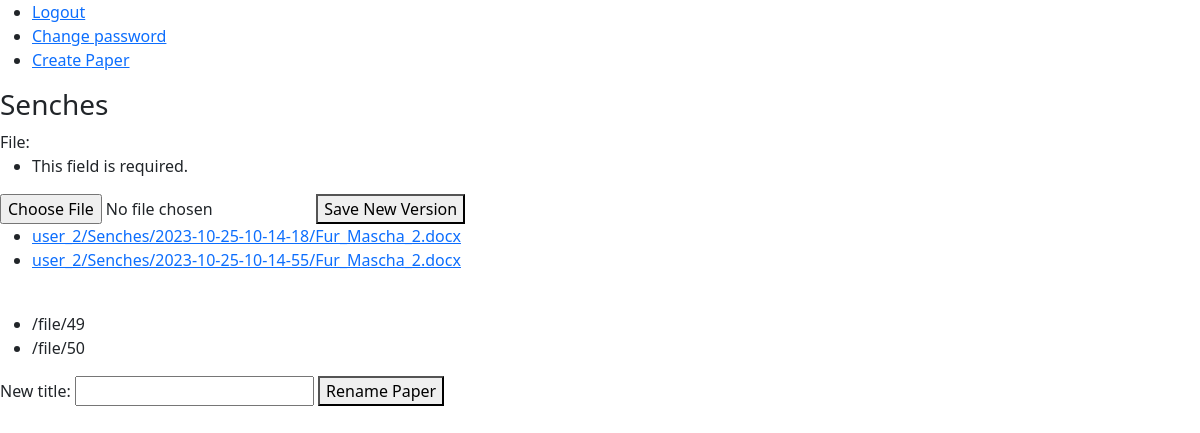
The page /paper_space/37 (signed in) on the database as committed earlier.
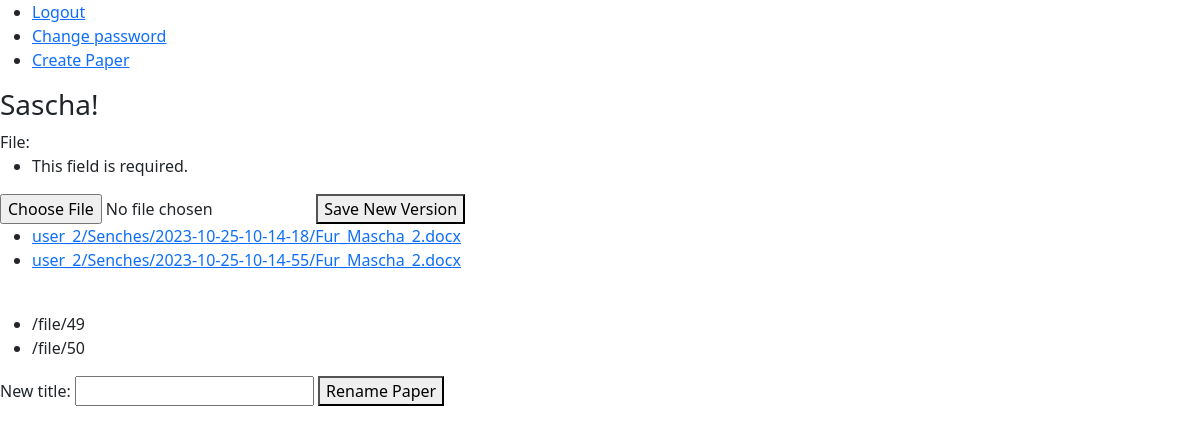
The same page on the database as committed later.
### paper_work/models.py (models this page shows, shortened)
class Paper(models.Model):
    user = models.ForeignKey(User, on_delete=models.CASCADE)
    title = models.CharField(max_length=50, unique=True)

class PaperVersion(models.Model):
    user = models.ForeignKey(User, on_delete=models.CASCADE)
    paper = models.ForeignKey(Paper, on_delete=models.CASCADE)
    file = models.FileField(upload_to=user_directory_path)
    saving_date = models.DateTimeField(auto_now_add=True)

### paper_work/views.py (the view, shortened to what this page needs)
# urls.py: path("paper_space/<int:paper_id>", views.paper_space, name="paper_space"),
@login_required(redirect_field_name=None)
def paper_space(request, paper_id):
    paper = check_paper(paper_id, request.user)
    form = NewPaperVersionForm(request.POST, request.FILES or None)
    paper_versions = PaperVersion.objects.filter(user=request.user, paper=paper).order_by("saving_date")
    links = [reverse("paper_work:display_file", args=(version.pk,)) for version in paper_versions]
    return render(request, "paper_work/paper_space.html", {"form": form, "paper": paper, "paper_versions": paper_versions, "links": links, "rename_form": RenamePaperForm()})

### paper_work/forms.py
class NewPaperVersionForm(forms.Form):
    file = forms.FileField(widget=forms.FileInput(attrs={"accept": ".pdf, .doc, .docx"}))

class RenamePaperForm(forms.Form):
    new_title = forms.CharField(max_length=50)

### paper_work/verification.py (called while the page is built)
def check_paper(paper_id, user):
    try:
        paper = Paper.objects.get(pk=paper_id, user=user)
    except ObjectDoesNotExist:
        raise Http404
    else:
        return paper

### paper_work/templates/paper_work/paper_space.html (shortened to what this page needs)
{% extends "layout.html" %}
{% load static %}
{% block body %}
    <h3>{{ paper.title }}</h3>
    <form enctype="multipart/form-data" action="{% url 'paper_work:paper_space' paper.pk %}" method="post">
        {{ form }}
        <button id="change_password_button" type="submit">Save New Version</button>
    </form>
    <ul>
        {% for version in paper_versions %}
            <li>
                <a href="{% url 'paper_work:display_file' version.pk %}">{{ version.file }}</a>
            </li>
        {% endfor %}
    </ul>
    <br>
    <ul>
        {% for link in links %}
            <li>
                {{ link }}
            </li>
        {% endfor %}
    </ul>
    <form action="{% url 'paper_work:rename_paper' paper.pk %}" method="post">
        {{ rename_form }}
        <button id="change_password_button" type="submit">Rename Paper</button>
    </form>
{% endblock %}

### media/templates/layout.html (shortened to what this page needs)
{% load static %}
<!DOCTYPE html>
<html lang="en">
    <head>
        <link href="https://cdn.jsdelivr.net/npm/bootstrap@5.1.3/dist/css/bootstrap.min.css" rel="stylesheet">
        <link href="https://cdnjs.cloudflare.com/ajax/libs/font-awesome/4.7.0/css/font-awesome.min.css" rel="stylesheet">
        <link href="{% static 'styles.css' %}" rel="stylesheet">
    </head>
    <body>
        <ul>
            {% if user.is_authenticated %}
                <li><a href="{% url 'user_management:logout' %}">Logout</a></li>
                <li><a href="{% url 'user_management:change_password' %}">Change password</a></li>
                <li><a href="{% url 'paper_work:create_paper' %}">Create Paper</a></li>
            {% else %}
                <li><a href="{% url 'user_management:login' %}">Login</a></li>
                <li><a href="{% url 'user_management:register' %}">Register</a></li>
            {% endif %}
        </ul>
        <div>
            {% block body %}{% endblock %}
        </div>
    </body>
</html>

Rows that differ between the two databases and show on the page:
changed Paper: title "Senches" → "Sascha!"
